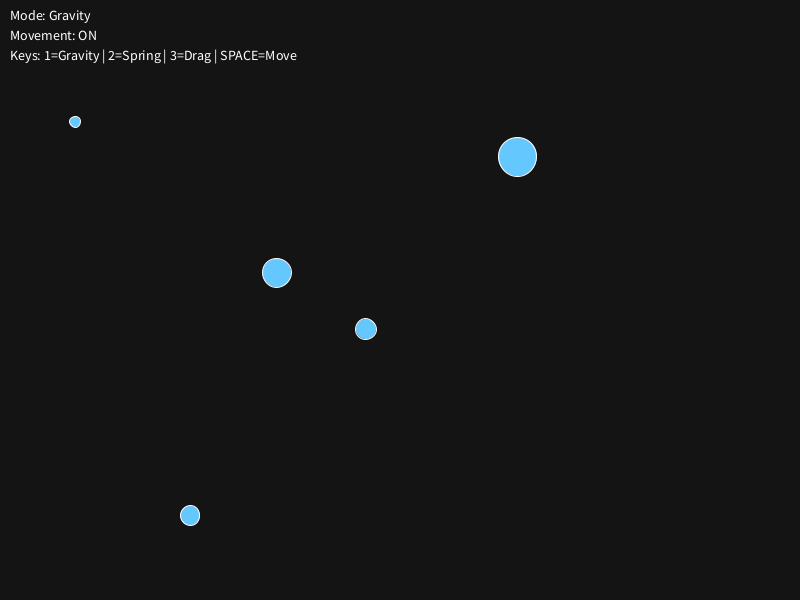
Frame 1 (no input)
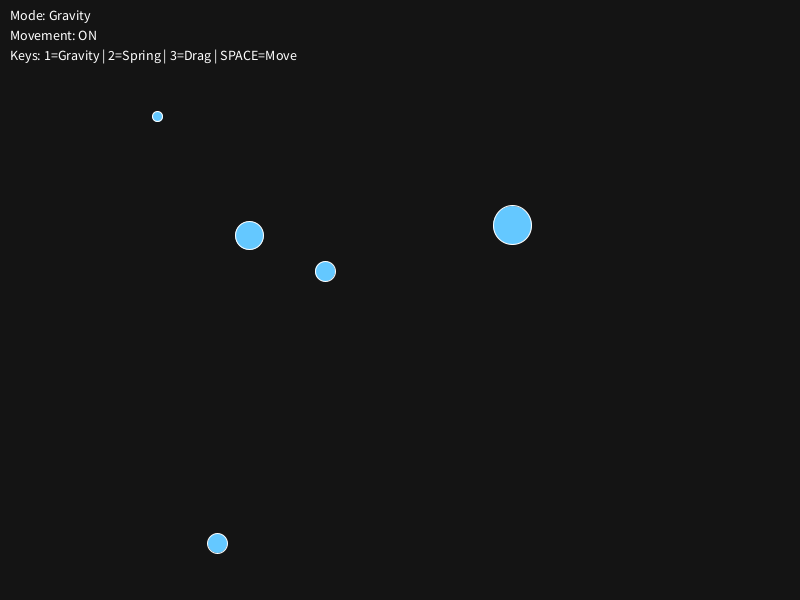
Frame 60 (the mouse pressed at the canvas centre just before this capture)
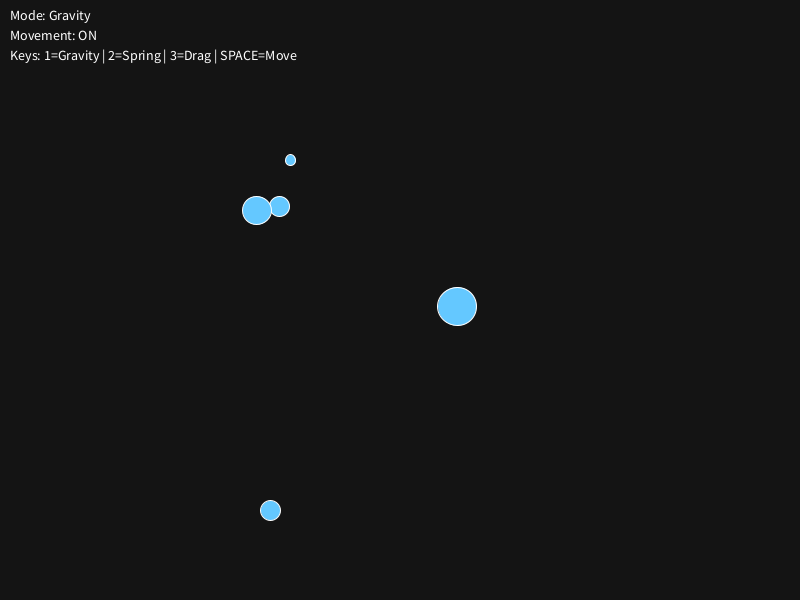
Frame 120 (the mouse held since frame 60 and released just before this capture)

The Processing sketch that drew these frames (run headless with seeded random() and noise(); from frame 60 on, the mouse is pressed at the canvas centre):

// Processing sketch: p03
// ── p03.pde
ArrayList<Orb> orbs;

boolean isMoving = true;

int mode = 1; // 1=gravity, 2=spring, 3=drag

float G = 1;
float k = 0.05;
float restLength = 100;
float dragC = 0.02;


void setup() {
  size(800, 600);
  resetSimulation();
}


void resetSimulation() {
  orbs = new ArrayList<Orb>();
  
  for (int i = 0; i < 5; i++) {
    Orb o = new Orb(random(width), random(height));
    orbs.add(o);
  }
}


void draw() {
  background(20);
  
  drawMenu();
  
  for (Orb o : orbs) {
    if (isMoving) {
      o.applyForces(orbs);
      o.move();
    }
    
    o.display();
  }
}


void drawMenu() {
  fill(255);
  textSize(14);
  
  String modeName = "";
  if (mode == 1) modeName = "Gravity";
  if (mode == 2) modeName = "Spring";
  if (mode == 3) modeName = "Drag";
  
  text("Mode: " + modeName, 10, 20);
  text("Movement: " + (isMoving ? "ON" : "OFF"), 10, 40);
  text("Keys: 1=Gravity | 2=Spring | 3=Drag | SPACE=Move", 10, 60);
}


void keyPressed() {
  if (key == ' ') isMoving = !isMoving;
  
  if (key >= '1' && key <= '3') {
    mode = key - '0';
    resetSimulation();
  }
}

// ── orb.pde
class Orb {
  PVector pos, vel, acc;
  float mass;
  
  Orb(float x, float y) {
    pos = new PVector(x, y);
    vel = PVector.random2D();
    acc = new PVector();
    mass = random(5, 20);
  }
  
  void applyForce(PVector f) {
    PVector a = PVector.div(f, mass);
    acc.add(a);
  }//applyforce 
  
  void applyForces(ArrayList<Orb> others) {
    PVector total = new PVector();
    
    if (mode == 1) { // Gravity
      for (Orb o : others) {
        if (o != this) {
          total.add(getGravity(o));
        }
      }
    }
    
    if (mode == 2) { // Spring
      for (Orb o : others) {
        if (o != this) {
          total.add(getSpring(o));
        }
      }
    }
    
    if (mode == 3) { // Drag
      total.add(getDrag());
    }
    
    applyForce(total);
  }

  PVector getGravity(Orb other) {
    PVector force = PVector.sub(other.pos, pos);
    
    float d = constrain(force.mag(), 5, 50);
    force.normalize();
    
    float strength = (G * mass * other.mass) / (d * d);
    force.mult(strength);
    
    return force;
  } //gravity
  

  PVector getSpring(Orb other) {
    PVector force = PVector.sub(other.pos, pos);
    
    float d = force.mag();
    float stretch = d - restLength;
    
    force.normalize();
    
    float strength = -k * stretch;
    force.mult(strength);
    
    return force;
  }//spring
  
  PVector getDrag() {
    PVector force = vel.copy();
    
    float speed = force.mag();
    
    force.normalize();
    force.mult(-1);
    
    float strength = dragC * speed * speed;
    force.mult(strength);
    
    return force;
  }//drag
  

  void move() {
    vel.add(acc);
    pos.add(vel);
    acc.mult(0);
  }
  

  void display() {
    fill(100, 200, 255);
    stroke(255);
    ellipse(pos.x, pos.y, mass*2, mass*2);
  }
}
